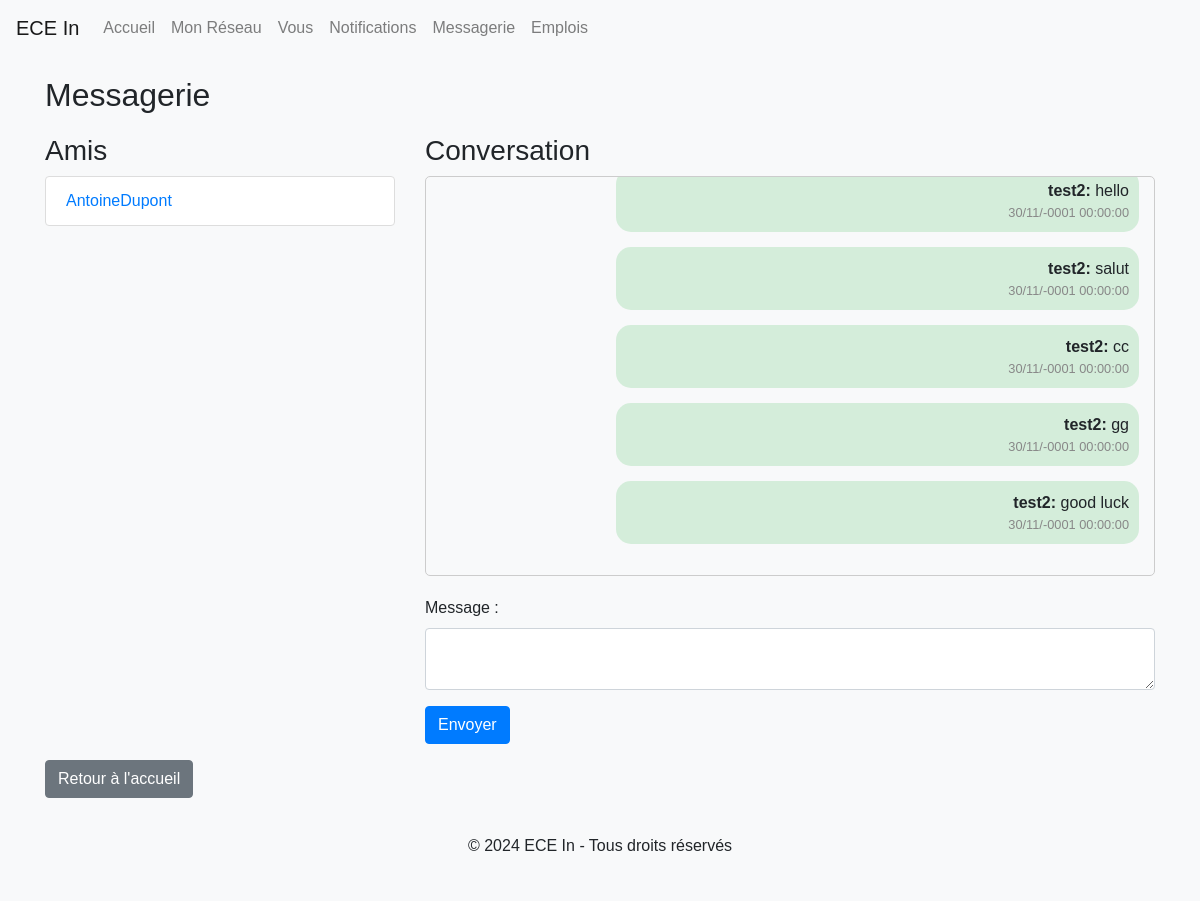
The app's page /messagerie.php?friend_id=6 (signed in) with its own data.
### tables this page shows
CREATE TABLE IF NOT EXISTS `utilisateurs` (
  `id` int NOT NULL AUTO_INCREMENT,
  `pseudo` varchar(50) NOT NULL,
  `email` varchar(100) NOT NULL,
  `mot_de_passe` varchar(255) NOT NULL,
  `nom` varchar(100) DEFAULT NULL,
  `photo` varchar(255) DEFAULT NULL,
  `bio` text,
  `date_naissance` date DEFAULT NULL,
  `role` enum('auteur','admin') DEFAULT 'auteur',
  PRIMARY KEY (`id`)
);

CREATE TABLE IF NOT EXISTS `messages` (
  `id` int NOT NULL AUTO_INCREMENT,
  `utilisateur_id` int NOT NULL,
  `destinataire_id` int NOT NULL,
  `contenu` text NOT NULL,
  `date_envoi` datetime NOT NULL,
  PRIMARY KEY (`id`),
  KEY `utilisateur_id` (`utilisateur_id`),
  KEY `destinataire_id` (`destinataire_id`)
);

### messagerie.php (the view, shortened to what this page needs)
<?php
include 'connexion.php';
$user_id = $_SESSION['utilisateur_id'];
$usernames = [];
$user_query = "SELECT id, pseudo FROM utilisateurs";
$user_result = $conn->query($user_query);
while ($row = $user_result->fetch_assoc()) {
    $usernames[$row['id']] = $row['pseudo'];
}
$query = "SELECT u.id, u.pseudo FROM utilisateurs u
          INNER JOIN amis a ON (u.id = a.user_id OR u.id = a.friend_id)
          WHERE (a.user_id = ? OR a.friend_id = ?) AND u.id != ?";
$stmt = $conn->prepare($query);
$stmt->bind_param("iii", $user_id, $user_id, $user_id);
$stmt->execute();
$friends_result = $stmt->get_result();
$friend_id = isset($_GET['friend_id']) ? $_GET['friend_id'] : null;
$messages_result = null;
if ($friend_id) {
    $query = "SELECT * FROM messages
              WHERE (utilisateur_id = ? AND destinataire_id = ?) OR (utilisateur_id = ? AND destinataire_id = ?)
              ORDER BY date_envoi ASC";
    $stmt = $conn->prepare($query);
    $stmt->bind_param("iiii", $user_id, $friend_id, $friend_id, $user_id);
    $stmt->execute();
    $messages_result = $stmt->get_result();
}
?>
<!DOCTYPE html>
<html lang="fr">
<head>
    <link rel="stylesheet" href="https://stackpath.bootstrapcdn.com/bootstrap/4.5.2/css/bootstrap.min.css">
    <link rel="stylesheet" href="styles.css">
</head>
<body>
    <header>
        <nav class="navbar navbar-expand-lg navbar-light bg-light">
            <a class="navbar-brand" href="index.php">ECE In</a>
            <div class="collapse navbar-collapse" id="navbarNav">
                <ul class="navbar-nav">
                    <li class="nav-item"><a class="nav-link" href="index.php">Accueil</a></li>
                    <li class="nav-item"><a class="nav-link" href="mon_reseau.php">Mon Réseau</a></li>
                    <li class="nav-item"><a class="nav-link" href="vous.php">Vous</a></li>
                    <li class="nav-item"><a class="nav-link" href="notifications.php">Notifications</a></li>
                    <li class="nav-item"><a class="nav-link" href="messagerie.php">Messagerie</a></li>
                    <li class="nav-item"><a class="nav-link" href="emplois.php">Emplois</a></li>
                </ul>
            </div>
        </nav>
    </header>
    <main class="container">
        <h2>Messagerie</h2>
        <div class="row">
            <div class="col-md-4">
                <h3>Amis</h3>
                <ul class="list-group">
                    <?php while ($row = $friends_result->fetch_assoc()): ?>
                        <li class="list-group-item">
                            <a href="messagerie.php?friend_id=<?= $row['id'] ?>"><?= htmlspecialchars($row['pseudo']) ?></a>
                        </li>
                    <?php endwhile; ?>
                </ul>
            </div>
            <div class="col-md-8">
                <?php if ($friend_id): ?>
                    <h3>Conversation</h3>
                    <div class="messages" id="messages">
                        <?php if ($messages_result && $messages_result->num_rows > 0): ?>
                            <?php while ($msg = $messages_result->fetch_assoc()): ?>
                                <div class="message <?= $msg['utilisateur_id'] == $user_id ? 'message-right text-right' : 'message-left text-left' ?>">
                                    <p><strong><?= $usernames[$msg['utilisateur_id']] ?>:</strong> <?= htmlspecialchars($msg['contenu']) ?></p>
                                    <small><?= date('d/m/Y H:i:s', strtotime($msg['date_envoi'])) ?></small>
                                </div>
                            <?php endwhile; ?>
                        <?php else: ?>
                            <p>Aucun message.</p>
                        <?php endif; ?>
                    </div>
                    <form action="messagerie.php" method="post">
                        <div class="form-group">
                            <label for="message">Message :</label>
                            <textarea class="form-control" id="message" name="message" required></textarea>
                        </div>
                        <button type="submit" name="send_message" class="btn btn-primary">Envoyer</button>
                    </form>
                <?php else: ?>
                    <p>Sélectionnez un ami pour commencer une conversation.</p>
                <?php endif; ?>
            </div>
        </div>
        <a href="index.php" class="btn btn-secondary mt-3">Retour à l'accueil</a>
    </main>
    <footer class="bg-light text-center py-3">
        <p>&copy; 2024 ECE In - Tous droits réservés</p>
    </footer>
</body>
</html>

### styles.css (style rules this page uses)
body { font-family: Arial, sans-serif; background-color: #f8f9fa; }
header nav { margin-bottom: 20px; }
footer { margin-top: 20px; background-color: #f8f9fa; padding: 10px 0; }
.container { margin-top: 20px; }
.list-group-item { background-color: #fff; border: 1px solid #ddd; margin-bottom: 10px; }
h2 { margin-bottom: 20px; }
p { margin: 0; }

### messagerie.php (style rules this page uses)
.messages { border: 1px solid #ccc; padding: 15px; border-radius: 5px; max-height: 400px; overflow-y: auto; margin-bottom: 20px; }
.message { margin-bottom: 15px; padding: 10px; border-radius: 15px; max-width: 75%; word-wrap: break-word; }
.message p { margin: 0; }
.message small { display: block; color: #888; }
.text-right { text-align: right; }
.message-right { background-color: #d4edda; margin-left: auto; }

### records on screen
utilisateurs: pseudo "AntoineDupont"
messages: utilisateur "test2", contenu "hello", date_envoi "30/11/-0001 00:00:00"
messages: utilisateur "test2", contenu "salut", date_envoi "30/11/-0001 00:00:00"
messages: utilisateur "test2", contenu "cc", date_envoi "30/11/-0001 00:00:00"
messages: utilisateur "test2", contenu "gg", date_envoi "30/11/-0001 00:00:00"
messages: utilisateur "test2", contenu "good luck", date_envoi "30/11/-0001 00:00:00"
